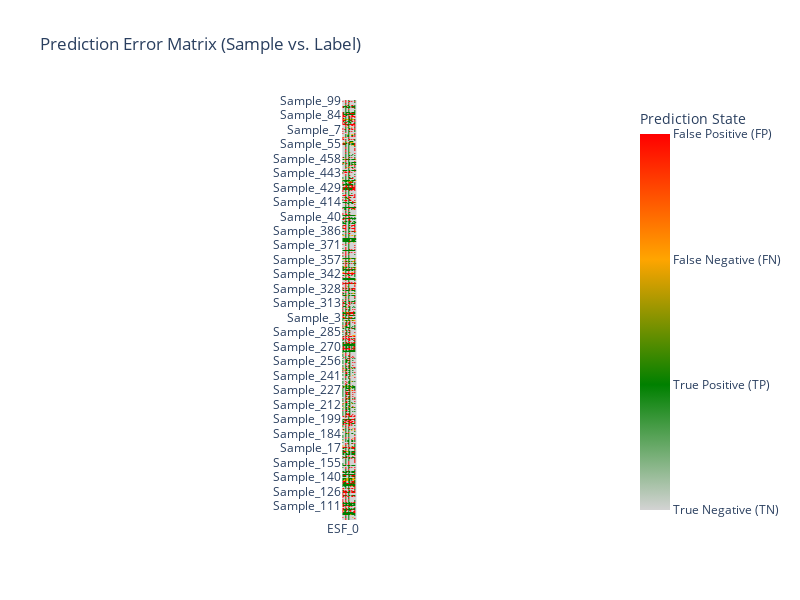
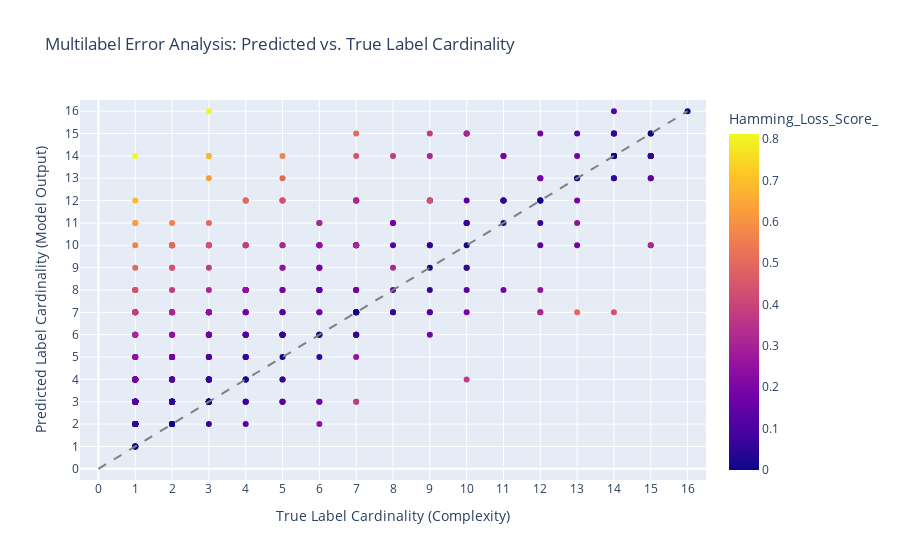

Write notebook code for charts like these, in order.
### Code cell
study_ovrxgb_best_params = study_ovrxgb.best_params

study_ovrxgb_best_params_xgb = {
    'n_estimators': study_ovrxgb_best_params['n_estimators'],
    'max_depth': study_ovrxgb_best_params['max_depth'],
    'learning_rate': study_ovrxgb_best_params['learning_rate'],
    'subsample': study_ovrxgb_best_params['subsample'],
    'colsample_bytree' : study_ovrxgb_best_params['colsample_bytree'],
    'scale_pos_weight': study_ovrxgb_best_params['scale_pos_weight'],
    'base_score': 0.5,
    'random_state': 42,
    'verbosity': 0,
    'use_label_encoder': False,
    'eval_metric': 'logloss',
    'use_label_encoder': False
}

study_ovrxgb_bbase_xgb = XGBClassifier(**study_ovrxgb_best_params_xgb)
study_ovrxgb_tuned = OneVsRestClassifier(
    estimator = study_ovrxgb_bbase_xgb,
)

study_ovrxgb_tuned.fit(X_train_transformed, y_train_transformed)

y_pred_training_ovr = study_ovrxgb_tuned.predict(X_train_transformed)

display_results(y_train_transformed, y_pred_training_ovr)

display_error_heatmap(y_train_transformed, y_pred_training_ovr)

display_label_cardinality_error(y_train_transformed, y_pred_training_ovr)

### Figure 1 — Plotly figure (JSON) as saved in the notebook; plotly's stock layout.template omitted (floating-point values rounded to 4 significant figures; data arrays with more than 128 entries replaced by an {"elided": "..."} marker saying what was removed)
{"data": [{"coloraxis": "coloraxis", "hovertemplate": "x: %{x}<br>y: %{y}<br>color: %{z}<extra></extra>", "name": "0", "type": "heatmap", "x": ["ESF_0", "ESF_1", "ESF_2", "ESF_3", "ESF_4", "ESF_5", "ESF_6", "ESF_7", "ESF_8", "ESF_9", "ESF_10", "ESF_11", "ESF_12", "ESF_13", "ESF_14", "ESF_15"], "xaxis": "x", "y": {"elided": "464 str values"}, "yaxis": "y", "z": {"elided": "464x16 int values"}}], "layout": {"autosize": false, "coloraxis": {"colorbar": {"ticktext": ["True Negative (TN)", "True Positive (TP)", "False Negative (FN)", "False Positive (FP)"], "tickvals": [0, 1, 2, 3], "title": {"text": "Prediction State"}}, "colorscale": [[0, "lightgray"], [0.3333, "green"], [0.6667, "orange"], [1, "red"]]}, "height": 600, "title": {"text": "Prediction Error Matrix (Sample vs. Label)"}, "width": 800, "xaxis": {"anchor": "y", "constrain": "domain", "domain": [0, 1], "scaleanchor": "y"}, "yaxis": {"anchor": "x", "autorange": "reversed", "categoryorder": "category descending", "constrain": "domain", "domain": [0, 1]}}}

### Figure 2 — Plotly figure (JSON) as saved in the notebook; plotly's stock layout.template omitted (floating-point values rounded to 4 significant figures; data arrays with more than 128 entries replaced by an {"elided": "..."} marker saying what was removed)
{"data": [{"customdata": {"elided": "464x2 mixed values"}, "hovertemplate": "True_Cardinality=%{x}<br>Predicted_Cardinality=%{y}<br>Sample_ID=%{customdata[0]}<br>Total_Errors=%{customdata[1]}<br>Hamming_Loss_Score_=%{marker.color}<extra></extra>", "legendgroup": "", "marker": {"color": {"elided": "464 float values"}, "coloraxis": "coloraxis", "symbol": "circle"}, "mode": "markers", "name": "", "orientation": "v", "showlegend": false, "type": "scatter", "x": {"elided": "464 int values"}, "xaxis": "x", "y": {"elided": "464 int values"}, "yaxis": "y"}], "layout": {"coloraxis": {"colorbar": {"title": {"text": "Hamming_Loss_Score_"}}, "colorscale": [[0, "#0d0887"], [0.1111, "#46039f"], [0.2222, "#7201a8"], [0.3333, "#9c179e"], [0.4444, "#bd3786"], [0.5556, "#d8576b"], [0.6667, "#ed7953"], [0.7778, "#fb9f3a"], [0.8889, "#fdca26"], [1, "#f0f921"]]}, "legend": {"tracegroupgap": 0}, "shapes": [{"line": {"color": "gray", "dash": "dash"}, "type": "line", "x0": 0, "x1": 16, "y0": 0, "y1": 16}], "title": {"text": "Multilabel Error Analysis: Predicted vs. True Label Cardinality"}, "xaxis": {"anchor": "y", "domain": [0, 1], "range": [-0.5, 16.5], "tickvals": [0, 1, 2, 3, 4, 5, 6, 7, 8, 9, 10, 11, 12, 13, 14, 15, 16], "title": {"text": "True Label Cardinality (Complexity)"}}, "yaxis": {"anchor": "x", "domain": [0, 1], "range": [-0.5, 16.5], "tickvals": [0, 1, 2, 3, 4, 5, 6, 7, 8, 9, 10, 11, 12, 13, 14, 15, 16], "title": {"text": "Predicted Label Cardinality (Model Output)"}}}}
